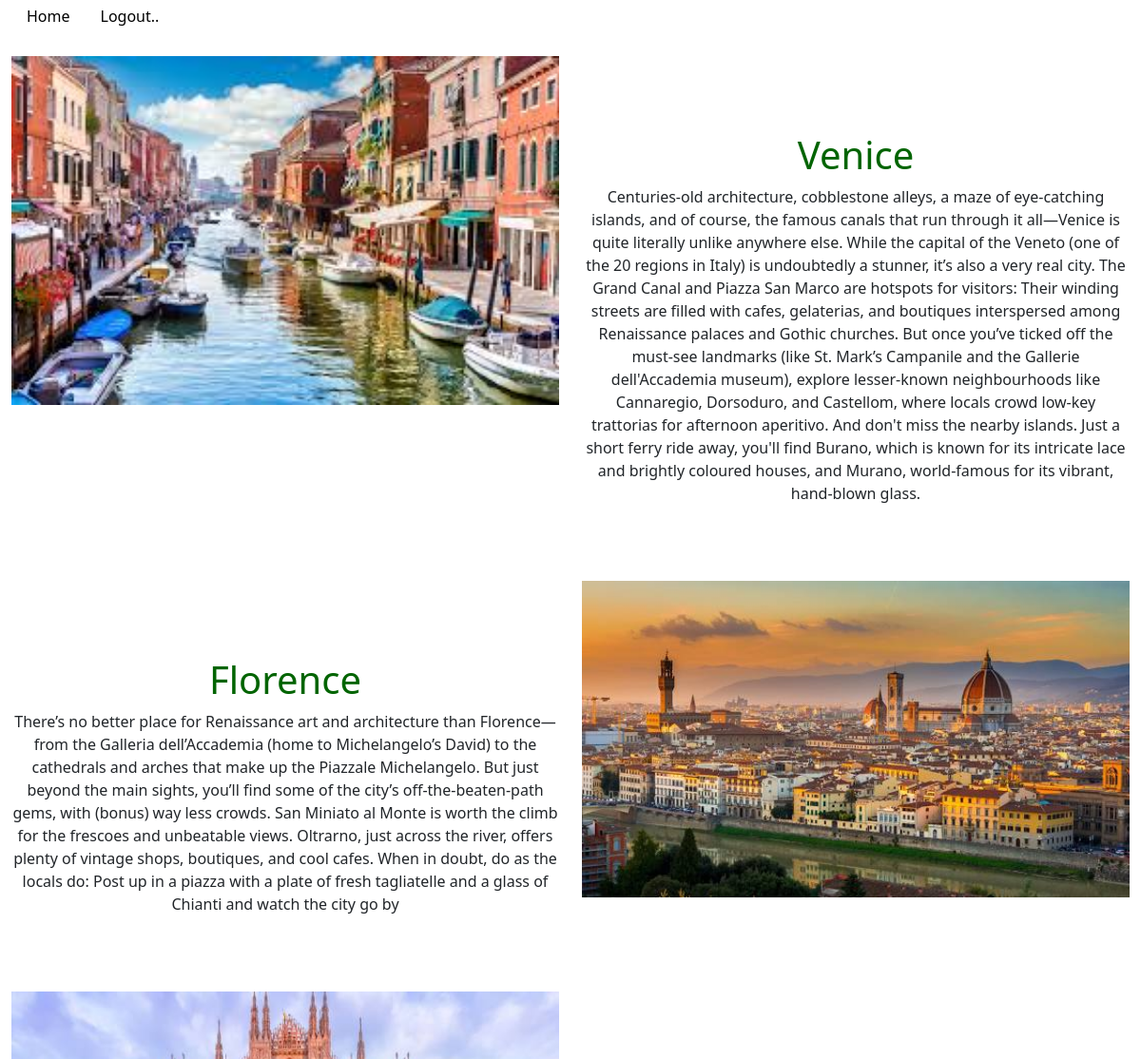
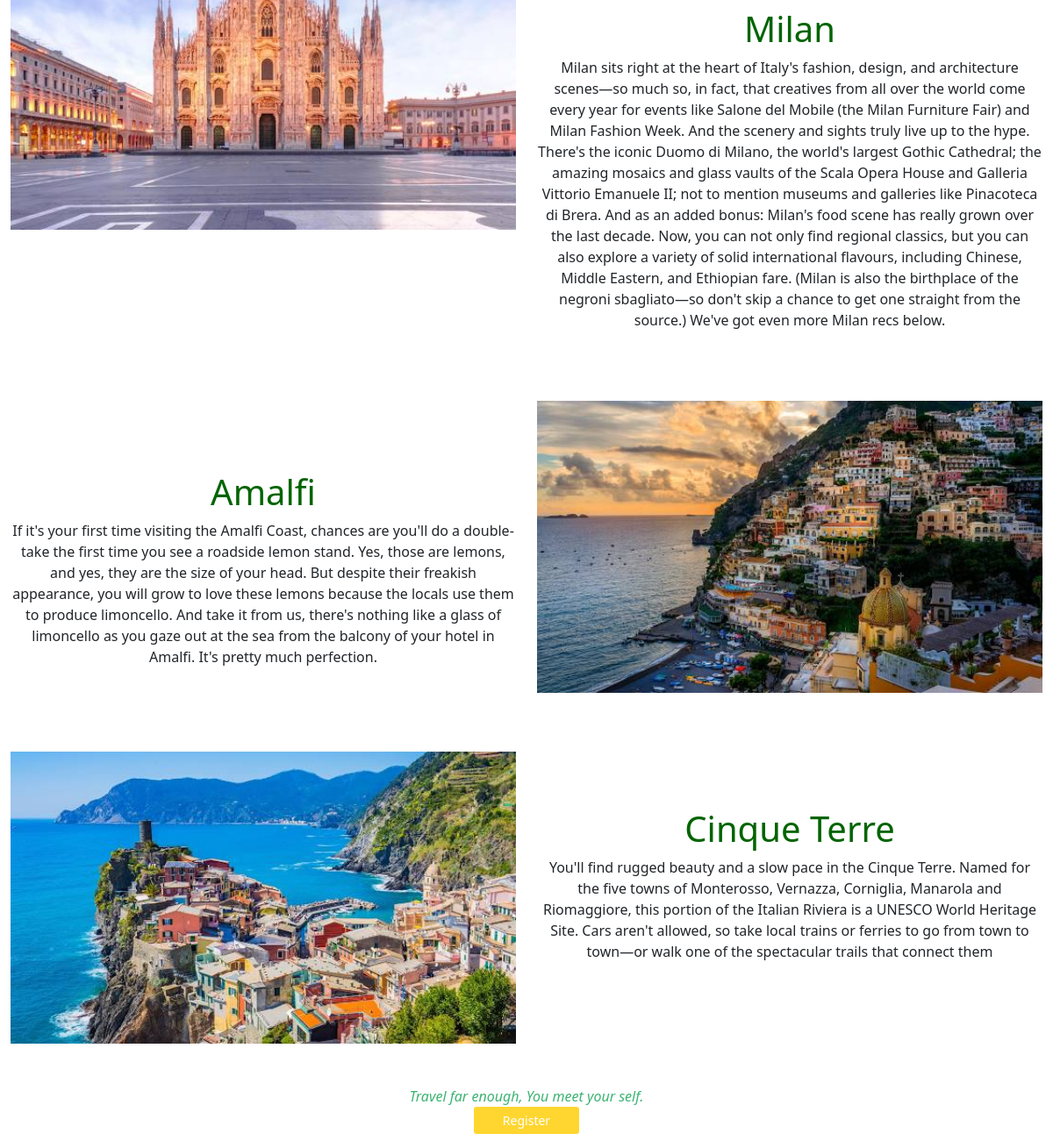
The app's page /place_descri/4 with its own data (2 pictures, top to bottom).
### travelling/models.py (models this page shows)
class Destination_details(models.Model):
    des_place=models.CharField(max_length=200)
    des_img=models.ImageField(upload_to='media')
    des_img2=models.ImageField(upload_to='media')
    place_descrip=models.TextField(max_length=2000)
    price=models.IntegerField()
    img1 = models.ImageField(upload_to='media')
    name1 = models.CharField(max_length=200)
    des1 = models.TextField(max_length=1000)
    img2 = models.ImageField(upload_to='media')
    name2 = models.CharField(max_length=200)
    des2 = models.TextField(max_length=1000)
    img3 = models.ImageField(upload_to='media')
    name3 = models.CharField(max_length=200)
    des3 = models.TextField(max_length=1000)
    img4 = models.ImageField(upload_to='media')
    name4 = models.CharField(max_length=200)
    des4 = models.TextField(max_length=1000)
    img5 = models.ImageField(upload_to='media')
    name5 = models.CharField(max_length=200)
    des5 = models.TextField(max_length=1000)

### travelling/views.py (the view)
# urls.py: path('place_descri/<pk>',views.Place_descri,name="place_descri"),
def Place_descri(request,pk):
    instances = Destination_details.objects.filter(pk=pk)
    return render(request, 'place_descri.html', {'instances':instances})

### templates/place_descri.html (shortened to what this page needs)
{% load static %}
<!DOCTYPE html>
<html lang="en">
<head>
  <link href="https://cdn.jsdelivr.net/npm/bootstrap@5.0.2/dist/css/bootstrap.min.css" rel="stylesheet">
</head>
<body>
<div class="container-fluid">
    <div class='nav'>
      <h6><a class="nav-link active" style="color:Black;" aria-current="page" href="{% url 'home' %}">Home</a></h6>
      <h6><a class="nav-link" style="color:Black;" href="{% url 'logout' %}">Logout..</a></h6>
    </div>
<div class="row">
  <div class="col-12">
  {% for instane in instances %}
    <div class="row">
      <div class="col-lg-6 pt-2 my-2">
        <img src="{{ instane.img1.url }}" style="width: 100%;">
      </div>
      <div class="col-lg-6 pt-5 my-5">
        <h1 style="text-align: center; color: DarkGreen;">{{instane.name1}}</h1>
        <p style="text-align: center;">{{instane.des1}}</p>
      </div>
    </div>
    <div class="row">
      <div class="col-lg-6 pt-5 my-5">
        <h1 style="text-align: center; color: DarkGreen;">{{instane.name2}}</h1>
        <p style="text-align: center;">{{instane.des2}}</p>
      </div>
      <div class="col-lg-6 pt-2 my-2">
        <img src="{{ instane.img2.url }}" style="width: 100%;">
      </div>
    </div>
    <div class="row">
      <div class="col-lg-6 pt-2 my-2">
        <img src="{{ instane.img3.url }}" style="width: 100%;">
      </div>
      <div class="col-lg-6 pt-5 my-5">
        <h1 style="text-align: center; color: DarkGreen;">{{instane.name3}}</h1>
        <p style="text-align: center;">{{instane.des3}}</p>
      </div>
    </div>
    <div class="row">
      <div class="col-lg-6 pt-5 my-5">
        <h1 style="text-align: center; color: DarkGreen;">{{instane.name4}}</h1>
        <p style="text-align: center;">{{instane.des4}}</p>
      </div>
      <div class="col-lg-6 pt-2 my-2">
        <img src="{{ instane.img4.url }}" style="width: 100%;">
      </div>
    </div>
    <div class="row">
      <div class="col-lg-6 pt-3 my-3">
        <img src="{{ instane.img5.url }}" style="width: 100%;">
      </div>
      <div class="col-lg-6 pt-5 my-5">
        <h1 style="text-align: center; color: DarkGreen;">{{instane.name5}}</h1>
        <p style="text-align: center;">{{instane.des5}}</p>
      </div>
    </div>
    {% endfor %}
    <div class="col-lg-12 pt-3 my-3" style="text-align:center">
      <i style="font-style: oblique; color:MediumSeaGreen">Travel far enough, You meet your self.</i><br>
      <a href="{% url 'formpage' %}" button type="submit" class="btn btn-sm" style="width:120px;background-color:#FFD630; color:white;"  name="Register">Register</button></a>
    </div>
  </div>
</div></div>
  </body>
</html>

### records on screen
Destination_details: img1 (picture), name1 "Venice", des1 "Centuries-old architecture, cobblestone alleys, a maze of eye-catching islands, and of course, the famous canals that run through it all—Venice is quite literally unlike anywhere else. While the capital of the Veneto (one of the 20 regions in Italy) is undoubtedly a stunner, it’s also a very real city. The Grand Canal and Piazza San Marco are hotspots for visitors: Their winding streets are filled with cafes, gelaterias, and boutiques interspersed among Renaissance palaces and Gothic churches. But once you’ve ticked off the must-see landmarks (like St. Mark’s Campanile and the Gallerie dell'Accademia museum), explore lesser-known neighbourhoods like Cannaregio, Dorsoduro, and Castellom,…", name2 "Florence", des2 "There’s no better place for Renaissance art and architecture than Florence—from the Galleria dell’Accademia (home to Michelangelo’s David) to the cathedrals and arches that make up the Piazzale Michelangelo. But just beyond the main sights, you’ll find some of the city’s off-the-beaten-path gems, with (bonus) way less crowds. San Miniato al Monte is worth the climb for the frescoes and unbeatable views. Oltrarno, just across the river, offers plenty of vintage shops, boutiques, and cool cafes. When in doubt, do as the locals do: Post up in a piazza with a plate of fresh tagliatelle and a glass of Chianti and watch the city go by", img2 (picture), img3 (picture), name3 "Milan", des3 "Milan sits right at the heart of Italy's fashion, design, and architecture scenes—so much so, in fact, that creatives from all over the world come every year for events like Salone del Mobile (the Milan Furniture Fair) and Milan Fashion Week. And the scenery and sights truly live up to the hype. There's the iconic Duomo di Milano, the world's largest Gothic Cathedral; the amazing mosaics and glass vaults of the Scala Opera House and Galleria Vittorio Emanuele II; not to mention museums and galleries like Pinacoteca di Brera. And as an added bonus: Milan's food scene has really grown over the last decade. Now, you can not only find regional classics, but you can also explore a variety of…", name4 "Amalfi", des4 "If it's your first time visiting the Amalfi Coast, chances are you'll do a double-take the first time you see a roadside lemon stand. Yes, those are lemons, and yes, they are the size of your head. But despite their freakish appearance, you will grow to love these lemons because the locals use them to produce limoncello. And take it from us, there's nothing like a glass of limoncello as you gaze out at the sea from the balcony of your hotel in Amalfi. It's pretty much perfection.", img4 (picture), img5 (picture), name5 "Cinque Terre", des5 "You'll find rugged beauty and a slow pace in the Cinque Terre. Named for the five towns of Monterosso, Vernazza, Corniglia, Manarola and Riomaggiore, this portion of the Italian Riviera is a UNESCO World Heritage Site. Cars aren't allowed, so take local trains or ferries to go from town to town—or walk one of the spectacular trails that connect them"
